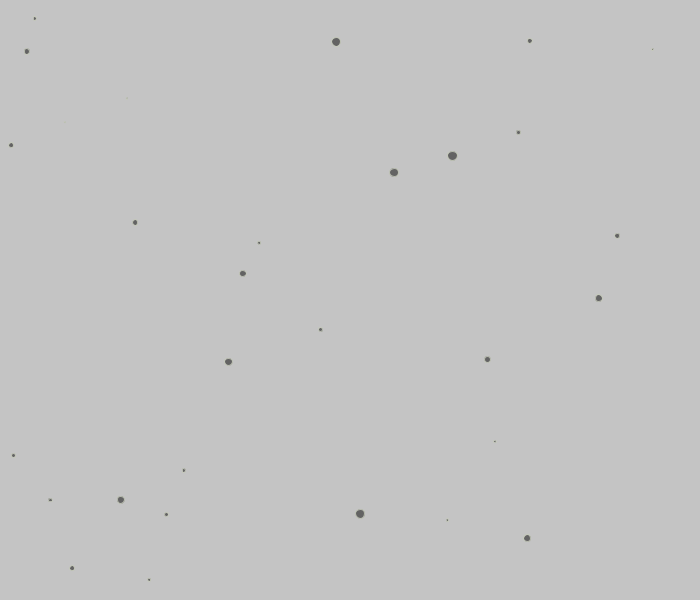
Frame 1 (no input)
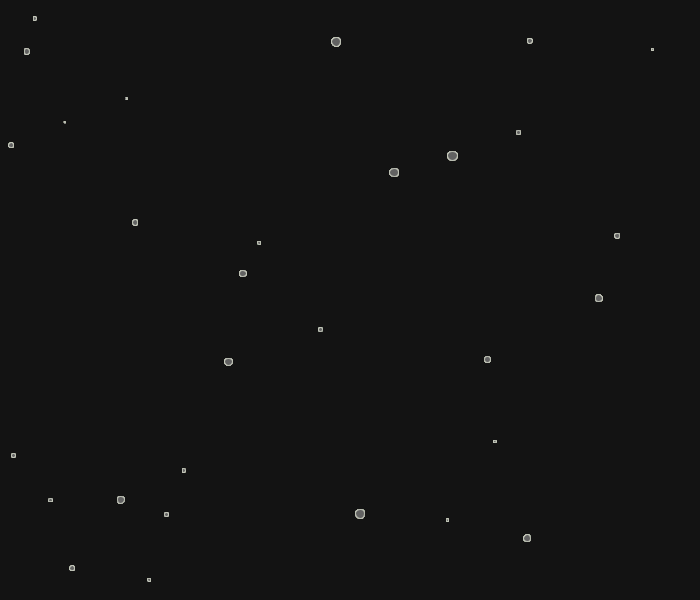
Frame 60 (the mouse pressed at the canvas centre just before this capture)
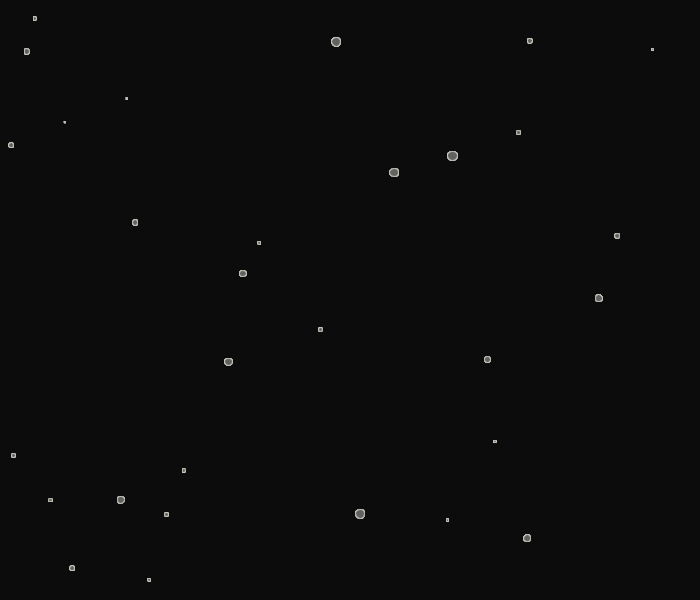
Frame 120 (the mouse held since frame 60 and released just before this capture)

The Processing sketch that drew these frames (run headless with seeded random() and noise(); from frame 60 on, the mouse is pressed at the canvas centre):

// Processing sketch: processing_90129
// ── processing_90129.pde

int n=30, minSize=1,maxSize=10, step=20;
float G = 500, EPS = 100;
PVector [] nodesLocation = new PVector [n];
float [] mass = new float [n];

void setup(){
  size(700,600);
  noStroke();
  initialize();
}

void initialize() {
for (int i=0; i< n; i++) {
  nodesLocation[i] = new PVector(random(width),random(height));
  mass[i] = random(minSize,maxSize);
  strokeWeight(1);
  stroke(199, 203, 189, 200);
  fill(100);
  ellipse(nodesLocation[i].x,nodesLocation[i].y,mass[i],mass[i]);
}
}

void draw(){
  fill(0,10);
  noStroke();
  rect(0,0,width,height);
  move();
  if (mousePressed & mouseButton == RIGHT){initialize();}
}

void move() {
  if (mousePressed & mouseButton == LEFT){
  for (int i=0; i < n; i = i+1) {
    for (int j=0; j < n; j = j+1) {
        bodyInteraction(i,j);
        strokeWeight(1);
        stroke(199, 203, 189,200);
        fill(100,200);
        ellipse(nodesLocation[i].x,nodesLocation[i].y,mass[i],mass[i]);
    }
  }  
}
else
{
  for (int i=0; i < n; i = i+1) {
  strokeWeight(1);
  stroke(199, 203, 189,200);
  fill(100,200);
  ellipse(nodesLocation[i].x,nodesLocation[i].y,mass[i],mass[i]);}
}
}


void bodyInteraction(int i, int j) {
  float mj = mass[j];
  PVector r = PVector.sub (nodesLocation[i], nodesLocation[j]);
  float d = PVector.dist (nodesLocation[i],  nodesLocation[j]);
  float invDistCube = 1 / pow (sq(d) + sq(EPS), 1.5) ;
  float s = G * mj * invDistCube;
  PVector ai = new PVector(-s * r.x, -s * r.y);
  nodesLocation[i].add(ai);
}
